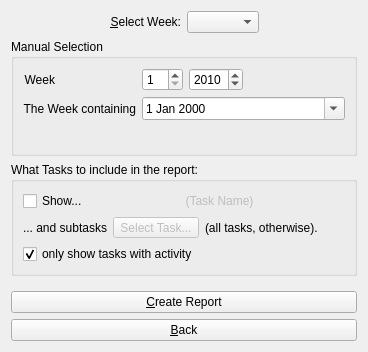
<?xml version="1.0" encoding="UTF-8"?>
<ui version="4.0">
 <class>WeeklyTimeSheetConfigurationPage</class>
 <widget class="QWidget" name="WeeklyTimeSheetConfigurationPage">
  <property name="geometry">
   <rect>
    <x>0</x>
    <y>0</y>
    <width>368</width>
    <height>352</height>
   </rect>
  </property>
  <layout class="QVBoxLayout" name="verticalLayout">
   <item>
    <layout class="QHBoxLayout">
     <item>
      <spacer>
       <property name="orientation">
        <enum>Qt::Horizontal</enum>
       </property>
       <property name="sizeHint" stdset="0">
        <size>
         <width>40</width>
         <height>20</height>
        </size>
       </property>
      </spacer>
     </item>
     <item>
      <widget class="QLabel" name="label">
       <property name="text">
        <string>&amp;Select Week:</string>
       </property>
       <property name="alignment">
        <set>Qt::AlignRight|Qt::AlignTrailing|Qt::AlignVCenter</set>
       </property>
       <property name="buddy">
        <cstring>comboBoxWeek</cstring>
       </property>
      </widget>
     </item>
     <item>
      <widget class="QComboBox" name="comboBoxWeek"/>
     </item>
     <item>
      <spacer>
       <property name="orientation">
        <enum>Qt::Horizontal</enum>
       </property>
       <property name="sizeHint" stdset="0">
        <size>
         <width>40</width>
         <height>20</height>
        </size>
       </property>
      </spacer>
     </item>
    </layout>
   </item>
   <item>
    <widget class="QGroupBox" name="groupBox">
     <property name="title">
      <string>Manual Selection</string>
     </property>
     <layout class="QFormLayout" name="formLayout">
      <property name="fieldGrowthPolicy">
       <enum>QFormLayout::AllNonFixedFieldsGrow</enum>
      </property>
      <item row="1" column="0">
       <widget class="QLabel" name="label_4">
        <property name="text">
         <string>Week</string>
        </property>
        <property name="alignment">
         <set>Qt::AlignRight|Qt::AlignTrailing|Qt::AlignVCenter</set>
        </property>
        <property name="buddy">
         <cstring>dateEditDay</cstring>
        </property>
       </widget>
      </item>
      <item row="1" column="1">
       <layout class="QHBoxLayout" name="horizontalLayout">
        <item>
         <widget class="QSpinBox" name="spinBoxWeek">
          <property name="minimum">
           <number>1</number>
          </property>
          <property name="maximum">
           <number>53</number>
          </property>
         </widget>
        </item>
        <item>
         <widget class="QSpinBox" name="spinBoxYear">
          <property name="minimum">
           <number>1900</number>
          </property>
          <property name="maximum">
           <number>5000</number>
          </property>
          <property name="value">
           <number>2010</number>
          </property>
         </widget>
        </item>
        <item>
         <spacer name="horizontalSpacer">
          <property name="orientation">
           <enum>Qt::Horizontal</enum>
          </property>
          <property name="sizeHint" stdset="0">
           <size>
            <width>40</width>
            <height>20</height>
           </size>
          </property>
         </spacer>
        </item>
       </layout>
      </item>
      <item row="4" column="0">
       <widget class="QLabel" name="label_2">
        <property name="text">
         <string>The Week containing</string>
        </property>
        <property name="alignment">
         <set>Qt::AlignRight|Qt::AlignTrailing|Qt::AlignVCenter</set>
        </property>
        <property name="buddy">
         <cstring>dateEditDay</cstring>
        </property>
       </widget>
      </item>
      <item row="4" column="1">
       <widget class="QDateEdit" name="dateEditDay">
        <property name="calendarPopup">
         <bool>true</bool>
        </property>
       </widget>
      </item>
      <item row="5" column="0">
       <spacer>
        <property name="orientation">
         <enum>Qt::Vertical</enum>
        </property>
        <property name="sizeHint" stdset="0">
         <size>
          <width>20</width>
          <height>40</height>
         </size>
        </property>
       </spacer>
      </item>
     </layout>
    </widget>
   </item>
   <item>
    <widget class="QGroupBox" name="groupBox_2">
     <property name="title">
      <string>What Tasks to include in the report:</string>
     </property>
     <layout class="QVBoxLayout">
      <item>
       <layout class="QHBoxLayout">
        <item>
         <widget class="QCheckBox" name="checkBoxSubTasksOnly">
          <property name="text">
           <string>Show...</string>
          </property>
         </widget>
        </item>
        <item>
         <widget class="QLabel" name="labelTaskName">
          <property name="enabled">
           <bool>false</bool>
          </property>
          <property name="sizePolicy">
           <sizepolicy hsizetype="MinimumExpanding" vsizetype="Preferred">
            <horstretch>0</horstretch>
            <verstretch>0</verstretch>
           </sizepolicy>
          </property>
          <property name="text">
           <string>(Task Name)</string>
          </property>
          <property name="alignment">
           <set>Qt::AlignCenter</set>
          </property>
         </widget>
        </item>
       </layout>
      </item>
      <item>
       <layout class="QHBoxLayout">
        <item>
         <widget class="QLabel" name="label_5">
          <property name="text">
           <string>... and subtasks</string>
          </property>
         </widget>
        </item>
        <item>
         <widget class="QToolButton" name="toolButtonSelectTask">
          <property name="enabled">
           <bool>false</bool>
          </property>
          <property name="text">
           <string>Select Task...</string>
          </property>
         </widget>
        </item>
        <item>
         <widget class="QLabel" name="label_3">
          <property name="text">
           <string>(all tasks, otherwise).</string>
          </property>
         </widget>
        </item>
        <item>
         <spacer>
          <property name="orientation">
           <enum>Qt::Horizontal</enum>
          </property>
          <property name="sizeHint" stdset="0">
           <size>
            <width>40</width>
            <height>20</height>
           </size>
          </property>
         </spacer>
        </item>
       </layout>
      </item>
      <item>
       <widget class="QCheckBox" name="checkBoxActiveOnly">
        <property name="text">
         <string>only show tasks with activity</string>
        </property>
        <property name="checked">
         <bool>true</bool>
        </property>
       </widget>
      </item>
     </layout>
    </widget>
   </item>
   <item>
    <spacer>
     <property name="orientation">
      <enum>Qt::Vertical</enum>
     </property>
     <property name="sizeHint" stdset="0">
      <size>
       <width>211</width>
       <height>31</height>
      </size>
     </property>
    </spacer>
   </item>
   <item>
    <widget class="QPushButton" name="pushButtonReport">
     <property name="text">
      <string>&amp;Create Report</string>
     </property>
    </widget>
   </item>
   <item>
    <widget class="QPushButton" name="pushButtonBack">
     <property name="text">
      <string>&amp;Back</string>
     </property>
    </widget>
   </item>
  </layout>
 </widget>
 <resources/>
 <connections>
  <connection>
   <sender>checkBoxSubTasksOnly</sender>
   <signal>toggled(bool)</signal>
   <receiver>labelTaskName</receiver>
   <slot>setEnabled(bool)</slot>
   <hints>
    <hint type="sourcelabel">
     <x>68</x>
     <y>171</y>
    </hint>
    <hint type="destinationlabel">
     <x>137</x>
     <y>171</y>
    </hint>
   </hints>
  </connection>
  <connection>
   <sender>checkBoxSubTasksOnly</sender>
   <signal>toggled(bool)</signal>
   <receiver>toolButtonSelectTask</receiver>
   <slot>setEnabled(bool)</slot>
   <hints>
    <hint type="sourcelabel">
     <x>84</x>
     <y>182</y>
    </hint>
    <hint type="destinationlabel">
     <x>151</x>
     <y>204</y>
    </hint>
   </hints>
  </connection>
 </connections>
</ui>
